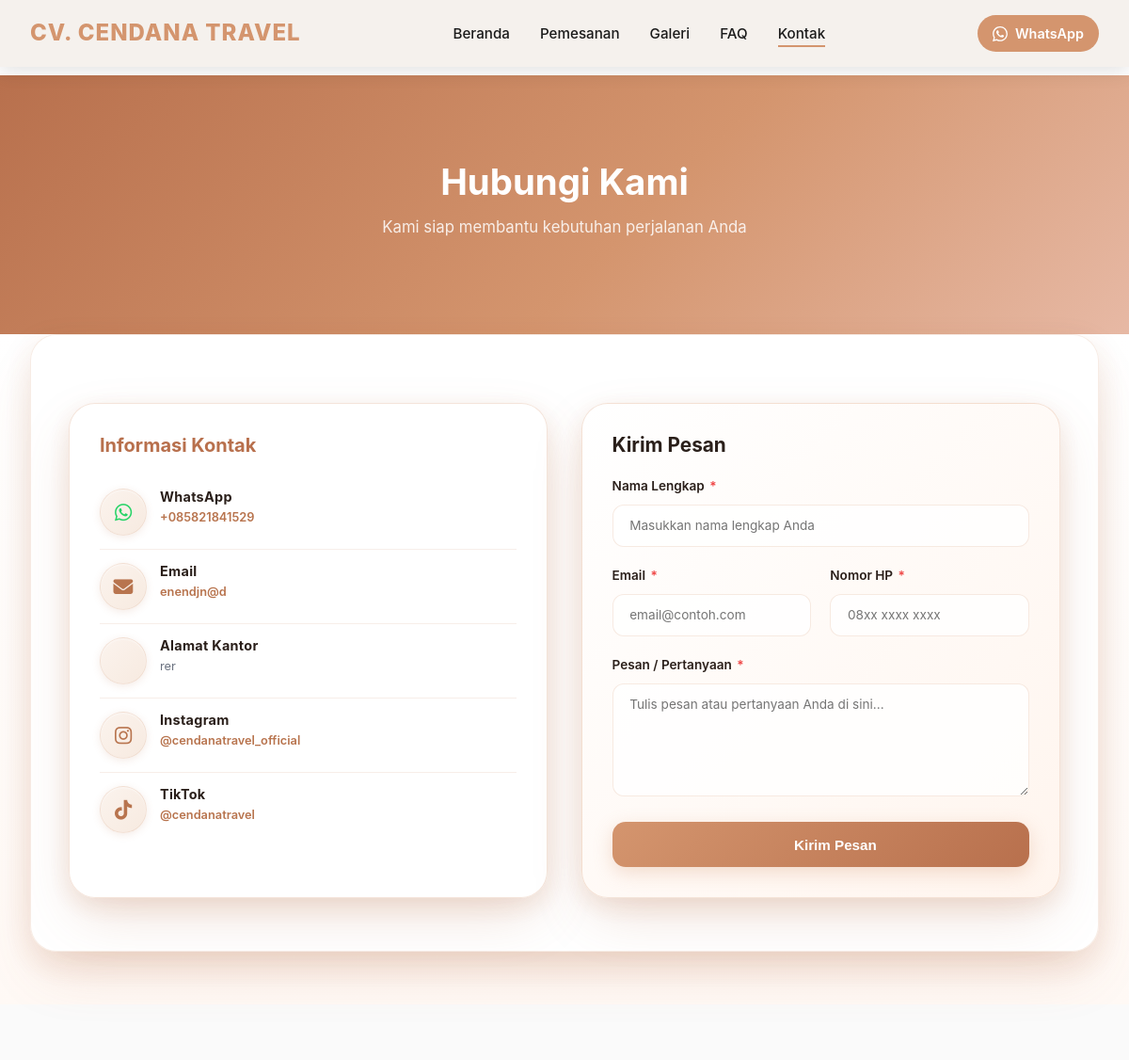
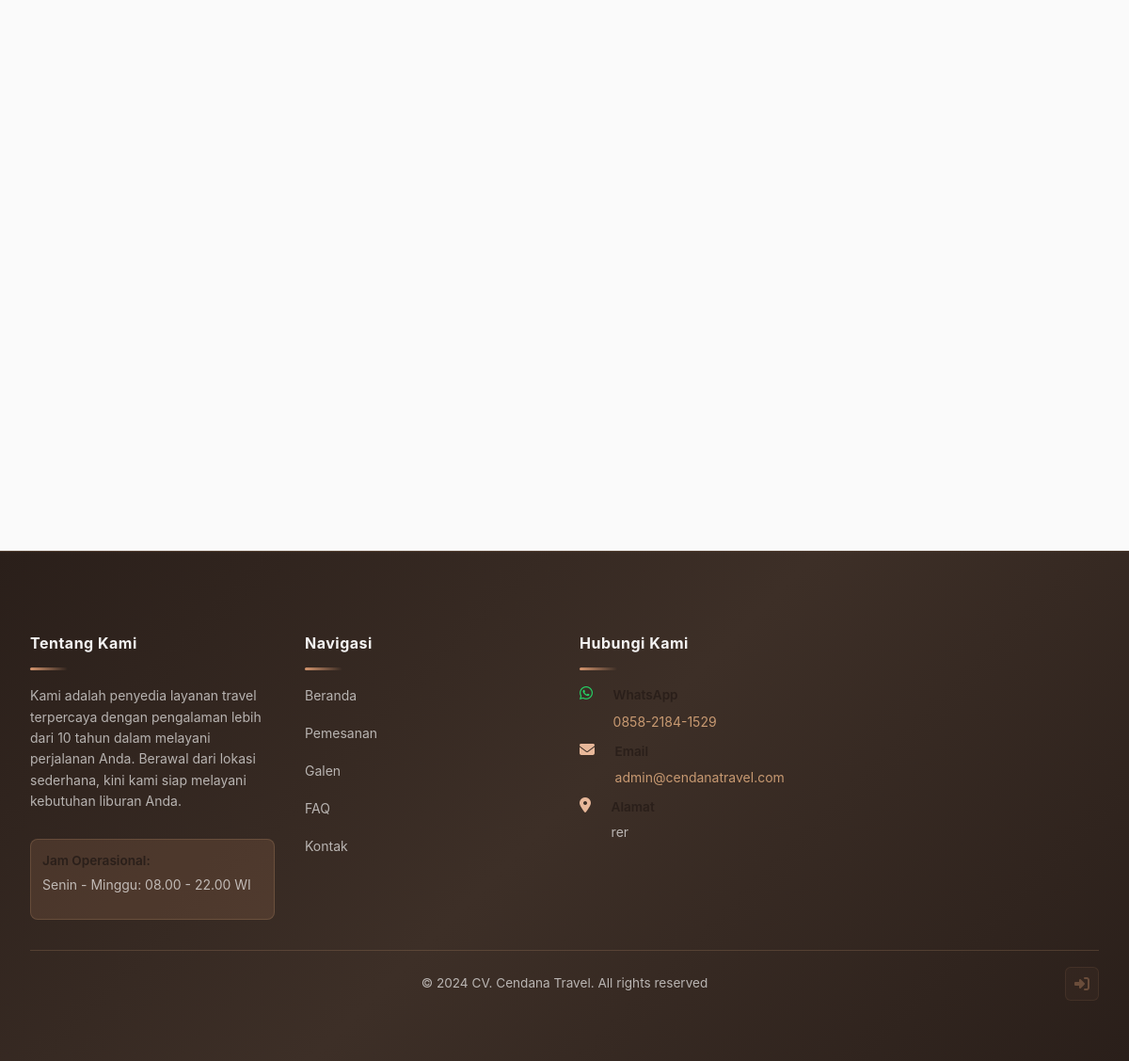
The page /kontak.php on the database its author committed (2 pictures, top to bottom).
### tables this page shows
CREATE TABLE `homepage_settings` (
  `id` int(11) NOT NULL AUTO_INCREMENT,
  `company_name` varchar(255) NOT NULL DEFAULT 'CV. Cendana Travel',
  `company_address` text DEFAULT NULL,
  `company_hours` varchar(255) DEFAULT NULL,
  `company_email` varchar(100) DEFAULT NULL,
  `company_whatsapp` varchar(20) DEFAULT NULL,
  `company_instagram` varchar(100) DEFAULT NULL,
  `company_tiktok` varchar(100) DEFAULT NULL,
  `hero_title` varchar(255) NOT NULL DEFAULT 'Perjalanan Impian',
  `hero_subtitle` varchar(255) NOT NULL DEFAULT 'DIMULAI DARI SINI',
  `hero_description` text NOT NULL DEFAULT 'Layanan travel profesional dengan pengalaman lebih dari 10 tahun. Kami mengutamakan kenyamanan dan keamanan perjalanan Anda ke seluruh penjuru nusantara.',
  `hero_background` varchar(255) DEFAULT NULL,
  `stats_years` varchar(50) DEFAULT '10+',
  `stats_years_label` varchar(100) DEFAULT 'Tahun Pengalaman',
  `stats_customers` varchar(50) DEFAULT '5000+',
  `stats_customers_label` varchar(100) DEFAULT 'Pelanggan Puas',
  `stats_rating` varchar(50) DEFAULT '4.9',
  `stats_rating_label` varchar(100) DEFAULT 'Rating',
  `footer_description` text DEFAULT 'Kami adalah penyedia layanan travel terpercaya dengan pengalaman lebih dari 10 tahun dalam melayani perjalanan Anda.',
  `footer_copyright` varchar(255) DEFAULT '© 2024 CV. Cendana Travel. All rights reserved.',
  `pemesanan_hero_title` varchar(255) DEFAULT 'Pemesanan Travel',
  `pemesanan_hero_description` text DEFAULT 'Pesan tiket pesawat, bus, dan kapal dengan mudah dan cepat',
  `pemesanan_hero_background` varchar(255) DEFAULT NULL,
  `galeri_hero_title` varchar(255) DEFAULT 'Galeri Perjalanan',
  `galeri_hero_description` text DEFAULT 'Koleksi momen indah dari perjalanan pelanggan kami ke berbagai destinasi menakjubkan',
  `galeri_hero_background` varchar(255) DEFAULT NULL,
  `faq_hero_title` varchar(255) DEFAULT 'Pertanyaan yang Sering Diajukan',
  `faq_hero_description` text DEFAULT 'Temukan jawaban untuk pertanyaan umum seputar layanan kami',
  `faq_hero_background` varchar(255) DEFAULT NULL,
  `kontak_hero_title` varchar(255) DEFAULT 'Hubungi Kami',
  `kontak_hero_description` text DEFAULT 'Kami siap membantu Anda merencanakan perjalanan impian',
  `kontak_hero_background` varchar(255) DEFAULT NULL,
  `created_at` timestamp NULL DEFAULT current_timestamp(),
  `updated_at` timestamp NULL DEFAULT current_timestamp() ON UPDATE current_timestamp(),
  PRIMARY KEY (`id`)
);

### includes/functions.php (called while the page is built, shortened)
<?php
require_once __DIR__ . '/../config/database.php';
function getHomepageSettings() {
    global $conn;
    $sql = "SELECT * FROM homepage_settings WHERE id = 1";
    $result = fetchOne($conn, $sql);
    return $result ? $result : [];
}
?>

### config/database.php (called while the page is built, shortened)
<?php
function createDatabaseConnection() {
    $conn = new mysqli(DB_HOST, DB_USER, DB_PASS, DB_NAME);
    $conn->set_charset(DB_CHARSET);
    return $conn;
}
$conn = createDatabaseConnection();
function fetchOne($conn, $sql) {
    $result = $conn->query($sql);
    return $result->fetch_assoc();
}
return $conn;
?>

### includes/page_config.php (called while the page is built)
<?php
if (!isset($homepageSettings)) {
    require_once __DIR__ . '/../config/database.php';
    require_once __DIR__ . '/functions.php';
    $homepageSettings = getHomepageSettings();
}
$companyName = $homepageSettings['company_name'] ?? 'CV. Cendana Travel';
$companyAddress = $homepageSettings['company_address'] ?? 'Jl. Cendana No.8, Tlk. Lerong Ulu, Kec. Sungai Kunjang, Kota Samarinda, Kalimantan Timur 75127';
$companyHours = $homepageSettings['company_hours'] ?? 'Senin - Minggu: 08.00 - 22.00 WIB';
$companyEmail = $homepageSettings['company_email'] ?? 'info@cendanatravel.com';
$companyWhatsapp = $homepageSettings['company_whatsapp'] ?? '6285821841529';
$companyInstagram = $homepageSettings['company_instagram'] ?? '@cendanatravel_official';
$companyTiktok = $homepageSettings['company_tiktok'] ?? '';
$footerDescription = $homepageSettings['footer_description'] ?? 'Kami adalah penyedia layanan travel terpercaya dengan pengalaman lebih dari 10 tahun dalam melayani perjalanan Anda.';
$footerCopyright = $homepageSettings['footer_copyright'] ?? '© 2024 CV. Cendana Travel. All rights reserved.';
?>

### kontak.php (the view, shortened to what this page needs)
<?php
require_once 'includes/page_config.php';
$companyInfoData = [
    'name' => $companyName,
    'whatsapp' => $companyWhatsapp,
    'instagram' => $companyInstagram,
    'tiktok' => $companyTiktok,
    'email' => $companyEmail,
    'address' => $companyAddress,
    'hours' => $companyHours,
    'description' => $footerDescription
];
?>
<!DOCTYPE html>
<html lang="id">
<head>
    <link rel="stylesheet" href="styles.css">
    <link rel="stylesheet" href="icons.css">
    <link rel="stylesheet" href="kontak-dynamic.css">
</head>
<body class="page-kontak">
    <header>
        <div class="container header-container">
            <a href="index.php" class="logo"><?php echo htmlspecialchars($companyName); ?></a>
            <nav>
                <ul class="nav-menu">
                    <li><a href="index.php">Beranda</a></li>
                    <li><a href="pemesanan.php">Pemesanan</a></li>
                    <li><a href="galeri.php">Galeri</a></li>
                    <li><a href="faq.php">FAQ</a></li>
                    <li><a href="kontak.php" class="active">Kontak</a></li>
                </ul>
            </nav>
            <div class="header-controls">
                <a href="https://wa.me/<?php echo htmlspecialchars($companyInfoData['whatsapp']); ?>" class="wa-header-btn" target="_blank" title="Hubungi via WhatsApp">
                    <span>WhatsApp</span>
                </a>
            </div>
        </div>
    </header>
    <section class="contact-hero-banner" >
        <div class="container">
            <h1><?php echo htmlspecialchars($homepageSettings['kontak_hero_title'] ?? 'Hubungi Kami'); ?></h1>
            <p><?php echo htmlspecialchars($homepageSettings['kontak_hero_description'] ?? 'Kami siap membantu kebutuhan perjalanan Anda'); ?></p>
        </div>
    </section>
    <section class="contact-section-wrapper">
        <div class="container">
            <div class="contact-container-glass">
                <div class="contact-content-grid">
                    <aside class="contact-panel animate-on-scroll">
                        <h2 class="panel-title">Informasi Kontak</h2>
                        <div class="contact-panel-item">
                            <div class="contact-panel-icon"><i class="icon icon-whatsapp"></i></div>
                            <div class="contact-panel-text">
                                <h3>WhatsApp</h3>
                                <p><a href="https://wa.me/<?php echo htmlspecialchars($companyInfoData['whatsapp']); ?>" target="_blank">+<?php echo htmlspecialchars($companyInfoData['whatsapp']); ?></a></p>
                            </div>
                        </div>
                        <div class="contact-panel-item">
                            <div class="contact-panel-icon"><i class="icon icon-email"></i></div>
                            <div class="contact-panel-text">
                                <h3>Email</h3>
                                <p><a href="mailto:<?php echo htmlspecialchars($companyInfoData['email']); ?>"><?php echo htmlspecialchars($companyInfoData['email']); ?></a></p>
                            </div>
                        </div>
                        <div class="contact-panel-item">
                            <div class="contact-panel-icon"><i class="icon icon-location"></i></div>
                            <div class="contact-panel-text">
                                <h3>Alamat Kantor</h3>
                                <p><?php echo $companyInfoData['address']; ?></p>
                            </div>
                        </div>
                        <div class="contact-panel-item">
                            <div class="contact-panel-icon"><i class="icon icon-instagram"></i></div>
                            <div class="contact-panel-text">
                                <h3>Instagram</h3>
                                <?php
                                $instagramUsername = str_replace('@', '', htmlspecialchars($companyInfoData['instagram']));
                                $instagramDisplay = (strpos($companyInfoData['instagram'], '@') === 0) ? $companyInfoData['instagram'] : '@' . $companyInfoData['instagram'];
                                ?>
                                <p><a href="https://instagram.com/<?php echo $instagramUsername; ?>" target="_blank"><?php echo htmlspecialchars($instagramDisplay); ?></a></p>
                            </div>
                        </div>
                        <?php if (!empty($companyInfoData['tiktok'])): ?>
                        <div class="contact-panel-item">
                            <div class="contact-panel-icon"><i class="icon icon-tiktok"></i></div>
                            <div class="contact-panel-text">
                                <h3>TikTok</h3>
                                <?php
                                $tiktokUsername = str_replace('@', '', htmlspecialchars($companyInfoData['tiktok']));
                                $tiktokDisplay = (strpos($companyInfoData['tiktok'], '@') === 0) ? $companyInfoData['tiktok'] : '@' . $companyInfoData['tiktok'];
                                ?>
                                <p><a href="https://tiktok.com/@<?php echo $tiktokUsername; ?>" target="_blank"><?php echo htmlspecialchars($tiktokDisplay); ?></a></p>
                            </div>
                        </div>
                        <?php endif; ?>
                    </aside>
                    <article class="contact-form-card animate-on-scroll">
                        <h2 class="form-card-title">Kirim Pesan</h2>
                        <form id="contactForm" onsubmit="handleContactForm(event)">
                            <div class="form-group-modern">
                                <label for="name">Nama Lengkap <span class="required">*</span></label>
                                <input type="text" id="name" name="name" required placeholder="Masukkan nama lengkap Anda">
                            </div>
                            <div class="form-row">
                                <div class="form-group-modern">
                                    <label for="email">Email <span class="required">*</span></label>
                                    <input type="email" id="email" name="email" required placeholder="email@contoh.com">
                                </div>
                                <div class="form-group-modern">
                                    <label for="phone">Nomor HP <span class="required">*</span></label>
                                    <input type="tel" id="phone" name="phone" required placeholder="08xx xxxx xxxx">
                                </div>
                            </div>
                            <div class="form-group-modern">
                                <label for="message">Pesan / Pertanyaan <span class="required">*</span></label>
                                <textarea id="message" name="message" required placeholder="Tulis pesan atau pertanyaan Anda di sini..."></textarea>
                            </div>
                            <button type="submit" class="btn-submit-modern">
                                <i class="icon icon-send"></i>
                                Kirim Pesan
                            </button>
                        </form>
                    </article>
                </div>
            </div>
        </div>
    </section>
    <section class="map-section-full">
        <div class="container">
        </div>
    </section>
    <footer class="footer-premium">
        <div class="container">
            <div class="footer-grid-premium">
                <section class="footer-section-premium">
                    <h3 class="footer-heading-premium">Tentang Kami</h3>
                    <div class="footer-separator-premium"></div>
                    <p class="footer-text-premium">
                        Kami adalah penyedia layanan travel terpercaya dengan pengalaman lebih dari 10 tahun dalam melayani perjalanan Anda. Berawal dari lokasi sederhana, kini kami siap melayani kebutuhan liburan Anda.
                    </p>
                    <div class="footer-hours-box">
                        <p class="footer-label-premium">Jam Operasional:</p>
                        <p class="footer-text-premium">
                            <?php echo htmlspecialchars($companyHours); ?>
                        </p>
                    </div>
                </section>
                <section class="footer-section-premium">
                    <h3 class="footer-heading-premium">Navigasi</h3>
                    <div class="footer-separator-premium"></div>
                    <ul class="footer-links-premium">
                        <li><a href="index.php">Beranda</a></li>
                        <li><a href="pemesanan.php">Pemesanan</a></li>
                        <li><a href="galeri.php">Galen</a></li>
                        <li><a href="faq.php">FAQ</a></li>
                        <li><a href="kontak.php">Kontak</a></li>
                    </ul>
                </section>
                <section class="footer-section-premium">
                    <h3 class="footer-heading-premium">Hubungi Kami</h3>
                    <div class="footer-separator-premium"></div>
                    <div class="footer-contact-item">
                        <i class="fab fa-whatsapp" style="color: #25D366; margin-right: 8px;"></i>
                        <div>
                            <p class="footer-label-premium">WhatsApp</p>
                            <a href="https://wa.me/6285821841529" class="footer-link-contact">
                                0858-2184-1529
                            </a>
                        </div>
                    </div>
                    <div class="footer-contact-item">
                        <i class="fas fa-envelope" style="color: #E8B89A; margin-right: 8px;"></i>
                        <div>
                            <p class="footer-label-premium">Email</p>
                            <a href="mailto:admin@cendanatravel.com" class="footer-link-contact">
                                admin@cendanatravel.com
                            </a>
                        </div>
                    </div>
                    <div class="footer-contact-item">
                        <i class="fas fa-map-marker-alt" style="color: #E8B89A; margin-right: 8px;"></i>
                        <div>
                            <p class="footer-label-premium">Alamat</p>
                            <p class="footer-text-premium footer-address">
                                <?php echo nl2br(htmlspecialchars($companyAddress)); ?>
                            </p>
                        </div>
                    </div>
                </section>
            </div>
            <div class="footer-bottom-premium">
                <p class="footer-copyright-premium">
                    <?php echo htmlspecialchars($footerCopyright); ?>
                </p>
                <a href="auth.php" class="footer-admin-login">
                    <i class="fas fa-sign-in-alt"></i>
                </a>
            </div>
        </div>
    </footer>
</body>
</html>

### rows shown on the page
homepage_settings: company_name "CV. CENDANA TRAVEL", kontak_hero_title "Hubungi Kami", kontak_hero_description "Kami siap membantu kebutuhan perjalanan Anda", company_whatsapp "085821841529", company_email "enendjn@d", company_address "rer", company_instagram "@cendanatravel_official", company_tiktok "@cendanatravel", company_hours "Senin - Minggu: 08.00 - 22.00 WI", footer_copyright "© 2024 CV. Cendana Travel. All rights reserved"
